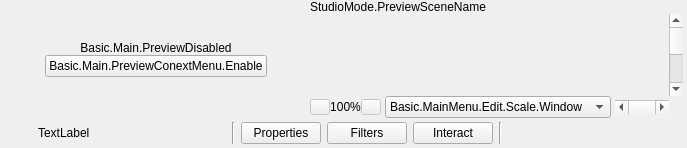
  <widget class="QWidget" name="centralwidget">
   <layout class="QVBoxLayout" name="verticalLayout">
    <property name="spacing">
     <number>0</number>
    </property>
    <property name="leftMargin">
     <number>4</number>
    </property>
    <property name="topMargin">
     <number>0</number>
    </property>
    <property name="rightMargin">
     <number>4</number>
    </property>
    <property name="bottomMargin">
     <number>0</number>
    </property>
    <item>
     <layout class="QHBoxLayout" name="horizontalLayout_2">
      <item>
       <layout class="QHBoxLayout" name="previewLayout">
        <property name="spacing">
         <number>2</number>
        </property>
        <item>
         <widget class="QFrame" name="previewDisabledWidget">
          <property name="sizePolicy">
           <sizepolicy hsizetype="Expanding" vsizetype="Expanding">
            <horstretch>0</horstretch>
            <verstretch>0</verstretch>
           </sizepolicy>
          </property>
          <layout class="QVBoxLayout" name="verticalLayout_7">
           <property name="spacing">
            <number>0</number>
           </property>
           <property name="leftMargin">
            <number>1</number>
           </property>
           <property name="topMargin">
            <number>1</number>
           </property>
           <property name="rightMargin">
            <number>1</number>
           </property>
           <property name="bottomMargin">
            <number>1</number>
           </property>
           <item>
            <spacer name="verticalSpacer_2">
             <property name="orientation">
              <enum>Qt::Orientation::Vertical</enum>
             </property>
             <property name="sizeHint" stdset="0">
              <size>
               <width>20</width>
               <height>40</height>
              </size>
             </property>
            </spacer>
           </item>
           <item>
            <widget class="QLabel" name="label">
             <property name="sizePolicy">
              <sizepolicy hsizetype="Preferred" vsizetype="Preferred">
               <horstretch>0</horstretch>
               <verstretch>0</verstretch>
              </sizepolicy>
             </property>
             <property name="text">
              <string>Basic.Main.PreviewDisabled</string>
             </property>
             <property name="alignment">
              <set>Qt::AlignmentFlag::AlignCenter</set>
             </property>
            </widget>
           </item>
           <item>
            <layout class="QHBoxLayout" name="horizontalLayout">
             <item>
              <spacer name="horizontalSpacer_2">
               <property name="orientation">
                <enum>Qt::Orientation::Horizontal</enum>
               </property>
               <property name="sizeHint" stdset="0">
                <size>
                 <width>40</width>
                 <height>20</height>
                </size>
               </property>
              </spacer>
             </item>
             <item>
              <widget class="QPushButton" name="enablePreviewButton">
               <property name="text">
                <string>Basic.Main.PreviewConextMenu.Enable</string>
               </property>
              </widget>
             </item>
             <item>
              <spacer name="horizontalSpacer_3">
               <property name="orientation">
                <enum>Qt::Orientation::Horizontal</enum>
               </property>
               <property name="sizeHint" stdset="0">
                <size>
                 <width>40</width>
                 <height>20</height>
                </size>
               </property>
              </spacer>
             </item>
            </layout>
           </item>
           <item>
            <spacer name="verticalSpacer_3">
             <property name="orientation">
              <enum>Qt::Orientation::Vertical</enum>
             </property>
             <property name="sizeHint" stdset="0">
              <size>
               <width>20</width>
               <height>40</height>
              </size>
             </property>
            </spacer>
           </item>
          </layout>
         </widget>
        </item>
        <item>
         <widget class="QWidget" name="previewContainer" native="true">
          <layout class="QVBoxLayout" name="previewTextLayout">
           <property name="spacing">
            <number>0</number>
           </property>
           <property name="leftMargin">
            <number>0</number>
           </property>
           <property name="topMargin">
            <number>0</number>
           </property>
           <property name="rightMargin">
            <number>0</number>
           </property>
           <property name="bottomMargin">
            <number>0</number>
           </property>
           <item>
            <widget class="QLabel" name="previewLabel">
             <property name="sizePolicy">
              <sizepolicy hsizetype="Ignored" vsizetype="Preferred">
               <horstretch>0</horstretch>
               <verstretch>0</verstretch>
              </sizepolicy>
             </property>
             <property name="text">
              <string>StudioMode.PreviewSceneName</string>
             </property>
             <property name="alignment">
              <set>Qt::AlignmentFlag::AlignLeading|Qt::AlignmentFlag::AlignLeft|Qt::AlignmentFlag::AlignVCenter</set>
             </property>
             <property name="themeID" stdset="0">
              <string>previewProgramLabels</string>
             </property>
            </widget>
           </item>
           <item>
            <layout class="QGridLayout" name="gridLayout">
             <property name="spacing">
              <number>0</number>
             </property>
             <item row="1" column="0" colspan="2">
              <widget class="OBSBasicPreview" name="preview" native="true">
               <property name="sizePolicy">
                <sizepolicy hsizetype="Expanding" vsizetype="Expanding">
                 <horstretch>0</horstretch>
                 <verstretch>0</verstretch>
                </sizepolicy>
               </property>
               <property name="minimumSize">
                <size>
                 <width>32</width>
                 <height>32</height>
                </size>
               </property>
               <property name="focusPolicy">
                <enum>Qt::FocusPolicy::ClickFocus</enum>
               </property>
               <property name="contextMenuPolicy">
                <enum>Qt::ContextMenuPolicy::CustomContextMenu</enum>
               </property>
               <addaction name="actionRemoveSource"/>
              </widget>
             </item>
             <item row="2" column="1">
              <widget class="QWidget" name="previewXContainer" native="true">
               <layout class="QHBoxLayout" name="horizontalLayout_7">
                <property name="spacing">
                 <number>0</number>
                </property>
                <property name="leftMargin">
                 <number>0</number>
                </property>
                <property name="topMargin">
                 <number>0</number>
                </property>
                <property name="rightMargin">
                 <number>0</number>
                </property>
                <property name="bottomMargin">
                 <number>0</number>
                </property>
                <item>
                 <widget class="QPushButton" name="previewZoomOutButton">
                  <property name="enabled">
                   <bool>false</bool>
                  </property>
                  <property name="sizePolicy">
                   <sizepolicy hsizetype="Fixed" vsizetype="Fixed">
                    <horstretch>0</horstretch>
                    <verstretch>0</verstretch>
                   </sizepolicy>
                  </property>
                  <property name="minimumSize">
                   <size>
                    <width>20</width>
                    <height>16</height>
                   </size>
                  </property>
                  <property name="maximumSize">
                   <size>
                    <width>20</width>
                    <height>16</height>
                   </size>
                  </property>
                  <property name="toolTip">
                   <string>Basic.MainMenu.Edit.Scale.ZoomOut</string>
                  </property>
                  <property name="accessibleName">
                   <string>Basic.MainMenu.Edit.Scale.ZoomOut</string>
                  </property>
                  <property name="text">
                   <string/>
                  </property>
                  <property name="icon">
                   <iconset resource="obs.qrc">
                    <normaloff>:/res/images/minus.svg</normaloff>:/res/images/minus.svg</iconset>
                  </property>
                  <property name="iconSize">
                   <size>
                    <width>8</width>
                    <height>8</height>
                   </size>
                  </property>
                  <property name="toolButton" stdset="0">
                   <bool>true</bool>
                  </property>
                 </widget>
                </item>
                <item>
                 <widget class="OBSPreviewScalingLabel" name="previewScalePercent">
                  <property name="text">
                   <string>100%</string>
                  </property>
                  <property name="alignment">
                   <set>Qt::AlignmentFlag::AlignCenter</set>
                  </property>
                 </widget>
                </item>
                <item>
                 <widget class="QPushButton" name="previewZoomInButton">
                  <property name="enabled">
                   <bool>false</bool>
                  </property>
                  <property name="sizePolicy">
                   <sizepolicy hsizetype="Fixed" vsizetype="Fixed">
                    <horstretch>0</horstretch>
                    <verstretch>0</verstretch>
                   </sizepolicy>
                  </property>
                  <property name="minimumSize">
                   <size>
                    <width>20</width>
                    <height>16</height>
                   </size>
                  </property>
                  <property name="maximumSize">
                   <size>
                    <width>20</width>
                    <height>16</height>
                   </size>
                  </property>
                  <property name="toolTip">
                   <string>Basic.MainMenu.Edit.Scale.ZoomIn</string>
                  </property>
                  <property name="accessibleName">
                   <string>Basic.MainMenu.Edit.Scale.ZoomIn</string>
                  </property>
                  <property name="text">
                   <string/>
                  </property>
                  <property name="icon">
                   <iconset resource="obs.qrc">
                    <normaloff>:/res/images/plus.svg</normaloff>:/res/images/plus.svg</iconset>
                  </property>
                  <property name="iconSize">
                   <size>
                    <width>8</width>
                    <height>8</height>
                   </size>
                  </property>
                  <property name="toolButton" stdset="0">
                   <bool>true</bool>
                  </property>
                 </widget>
                </item>
                <item>
                 <spacer name="horizontalSpacer_4">
                  <property name="orientation">
                   <enum>Qt::Orientation::Horizontal</enum>
                  </property>
                  <property name="sizeType">
                   <enum>QSizePolicy::Policy::Fixed</enum>
                  </property>
                  <property name="sizeHint" stdset="0">
                   <size>
                    <width>4</width>
                    <height>0</height>
                   </size>
                  </property>
                 </spacer>
                </item>
                <item>
                 <widget class="OBSPreviewScalingComboBox" name="previewScalingMode">
                  <item>
                   <property name="text">
                    <string>Basic.MainMenu.Edit.Scale.Window</string>
                   </property>
                  </item>
                  <item>
                   <property name="text">
                    <string>Basic.MainMenu.Edit.Scale.Canvas</string>
                   </property>
                  </item>
                 </widget>
                </item>
                <item>
                 <spacer name="horizontalSpacer_5">
                  <property name="orientation">
                   <enum>Qt::Orientation::Horizontal</enum>
                  </property>
                  <property name="sizeType">
                   <enum>QSizePolicy::Policy::Fixed</enum>
                  </property>
                  <property name="sizeHint" stdset="0">
                   <size>
                    <width>4</width>
                    <height>0</height>
                   </size>
                  </property>
                 </spacer>
                </item>
                <item>
                 <widget class="QScrollBar" name="previewXScrollBar">
                  <property name="sizePolicy">
                   <sizepolicy hsizetype="MinimumExpanding" vsizetype="Fixed">
                    <horstretch>0</horstretch>
                    <verstretch>0</verstretch>
                   </sizepolicy>
                  </property>
                  <property name="minimum">
                   <number>-200</number>
                  </property>
                  <property name="maximum">
                   <number>200</number>
                  </property>
                  <property name="singleStep">
                   <number>10</number>
                  </property>
                  <property name="pageStep">
                   <number>100</number>
                  </property>
                  <property name="orientation">
                   <enum>Qt::Orientation::Horizontal</enum>
                  </property>
                 </widget>
                </item>
               </layout>
              </widget>
             </item>
             <item row="1" column="2">
              <widget class="QScrollBar" name="previewYScrollBar">
               <property name="orientation">
                <enum>Qt::Orientation::Vertical</enum>
               </property>
              </widget>
             </item>
            </layout>
           </item>
          </layout>
         </widget>
        </item>
       </layout>
      </item>
     </layout>
    </item>
    <item>
     <widget class="QFrame" name="contextContainer">
      <property name="sizePolicy">
       <sizepolicy hsizetype="Preferred" vsizetype="Preferred">
        <horstretch>0</horstretch>
        <verstretch>0</verstretch>
       </sizepolicy>
      </property>
      <property name="minimumSize">
       <size>
        <width>0</width>
        <height>0</height>
       </size>
      </property>
      <layout class="QHBoxLayout" name="horizontalLayout9">
       <property name="spacing">
        <number>6</number>
       </property>
       <property name="sizeConstraint">
        <enum>QLayout::SizeConstraint::SetDefaultConstraint</enum>
       </property>
       <property name="leftMargin">
        <number>6</number>
       </property>
       <property name="topMargin">
        <number>4</number>
       </property>
       <property name="rightMargin">
        <number>6</number>
       </property>
       <property name="bottomMargin">
        <number>4</number>
       </property>
       <item>
        <widget class="QFrame" name="contextSubContainer">
         <property name="sizePolicy">
          <sizepolicy hsizetype="Preferred" vsizetype="Preferred">
           <horstretch>0</horstretch>
           <verstretch>0</verstretch>
          </sizepolicy>
         </property>
         <property name="minimumSize">
          <size>
           <width>0</width>
           <height>0</height>
          </size>
         </property>
         <layout class="QHBoxLayout" name="horizontalLayout_5">
          <property name="spacing">
           <number>6</number>
          </property>
          <property name="leftMargin">
           <number>0</number>
          </property>
          <property name="topMargin">
           <number>0</number>
          </property>
          <property name="rightMargin">
           <number>0</number>
          </property>
          <property name="bottomMargin">
           <number>0</number>
          </property>
          <item>
           <widget class="QLabel" name="contextSourceIcon">
            <property name="sizePolicy">
             <sizepolicy hsizetype="Fixed" vsizetype="Fixed">
              <horstretch>0</horstretch>
              <verstretch>0</verstretch>
             </sizepolicy>
            </property>
            <property name="minimumSize">
             <size>
              <width>22</width>
              <height>22</height>
             </size>
            </property>
            <property name="maximumSize">
             <size>
              <width>22</width>
              <height>22</height>
             </size>
            </property>
            <property name="text">
             <string/>
            </property>
           </widget>
          </item>
          <item>
           <widget class="QLabel" name="contextSourceLabel">
            <property name="sizePolicy">
             <sizepolicy hsizetype="Preferred" vsizetype="Fixed">
              <horstretch>0</horstretch>
              <verstretch>0</verstretch>
             </sizepolicy>
            </property>
            <property name="minimumSize">
             <size>
              <width>160</width>
              <height>22</height>
             </size>
            </property>
            <property name="maximumSize">
             <size>
              <width>160</width>
              <height>22</height>
             </size>
            </property>
            <property name="text">
             <string>TextLabel</string>
            </property>
           </widget>
          </item>
          <item>
           <widget class="QLabel" name="contextSourceIconSpacer">
            <property name="sizePolicy">
             <sizepolicy hsizetype="Fixed" vsizetype="Fixed">
              <horstretch>0</horstretch>
              <verstretch>0</verstretch>
             </sizepolicy>
            </property>
            <property name="minimumSize">
             <size>
              <width>22</width>
              <height>22</height>
             </size>
            </property>
            <property name="maximumSize">
             <size>
              <width>22</width>
              <height>22</height>
             </size>
            </property>
            <property name="text">
             <string/>
            </property>
           </widget>
          </item>
          <item>
           <widget class="Line" name="line_3">
            <property name="orientation">
             <enum>Qt::Orientation::Vertical</enum>
            </property>
           </widget>
          </item>
          <item>
           <widget class="QPushButton" name="sourcePropertiesButton">
            <property name="sizePolicy">
             <sizepolicy hsizetype="Minimum" vsizetype="Fixed">
              <horstretch>0</horstretch>
              <verstretch>0</verstretch>
             </sizepolicy>
            </property>
            <property name="minimumSize">
             <size>
              <width>0</width>
              <height>22</height>
             </size>
            </property>
            <property name="toolTip">
             <string>SourceProperties</string>
            </property>
            <property name="text">
             <string>Properties</string>
            </property>
            <property name="icon">
             <iconset resource="obs.qrc">
              <normaloff>:/settings/images/settings/general.svg</normaloff>:/settings/images/settings/general.svg</iconset>
            </property>
            <property name="flat">
             <bool>false</bool>
            </property>
            <property name="themeID2" stdset="0">
             <string notr="true">contextBarButton</string>
            </property>
           </widget>
          </item>
          <item>
           <widget class="QPushButton" name="sourceFiltersButton">
            <property name="minimumSize">
             <size>
              <width>0</width>
              <height>22</height>
             </size>
            </property>
            <property name="toolTip">
             <string>SourceFilters</string>
            </property>
            <property name="text">
             <string>Filters</string>
            </property>
            <property name="icon">
             <iconset resource="obs.qrc">
              <normaloff>:/res/images/filter.svg</normaloff>:/res/images/filter.svg</iconset>
            </property>
            <property name="flat">
             <bool>false</bool>
            </property>
            <property name="themeID2" stdset="0">
             <string notr="true">contextBarButton</string>
            </property>
           </widget>
          </item>
          <item>
           <widget class="QPushButton" name="sourceInteractButton">
            <property name="minimumSize">
             <size>
              <width>0</width>
              <height>22</height>
             </size>
            </property>
            <property name="toolTip">
             <string>Interact</string>
            </property>
            <property name="text">
             <string>Interact</string>
            </property>
            <property name="icon">
             <iconset resource="obs.qrc">
              <normaloff>:/res/images/interact.svg</normaloff>:/res/images/interact.svg</iconset>
            </property>
            <property name="flat">
             <bool>false</bool>
            </property>
            <property name="themeID2" stdset="0">
             <string notr="true">contextBarButton</string>
            </property>
           </widget>
          </item>
          <item>
           <widget class="Line" name="line">
            <property name="orientation">
             <enum>Qt::Orientation::Vertical</enum>
            </property>
           </widget>
          </item>
         </layout>
        </widget>
       </item>
       <item>
        <widget class="QFrame" name="emptySpace">
         <property name="sizePolicy">
          <sizepolicy hsizetype="Expanding" vsizetype="Minimum">
           <horstretch>0</horstretch>
           <verstretch>0</verstretch>
          </sizepolicy>
         </property>
         <property name="minimumSize">
          <size>
           <width>0</width>
           <height>22</height>
          </size>
         </property>
         <layout class="QHBoxLayout" name="horizontalLayout_6">
          <property name="spacing">
           <number>0</number>
          </property>
          <property name="leftMargin">
           <number>0</number>
          </property>
          <property name="topMargin">
           <number>0</number>
          </property>
          <property name="rightMargin">
           <number>0</number>
          </property>
          <property name="bottomMargin">
           <number>0</number>
          </property>
         </layout>
        </widget>
       </item>
      </layout>
     </widget>
    </item>
   </layout>
  </widget>
